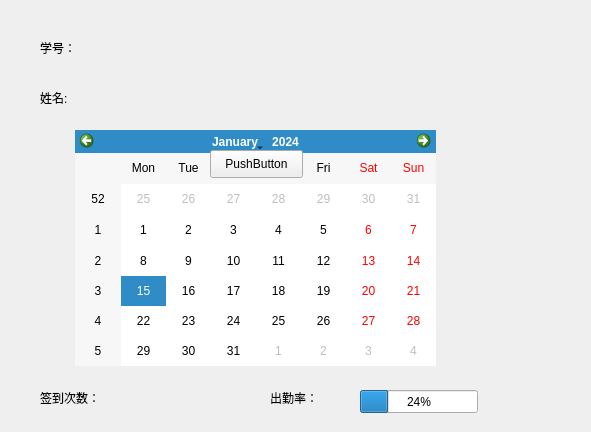
<?xml version="1.0" encoding="UTF-8"?>
<ui version="4.0">
 <class>Person</class>
 <widget class="QWidget" name="Person">
  <property name="geometry">
   <rect>
    <x>0</x>
    <y>0</y>
    <width>591</width>
    <height>432</height>
   </rect>
  </property>
  <property name="windowTitle">
   <string>Form</string>
  </property>
  <widget class="QCalendarWidget" name="calendarWidget">
   <property name="geometry">
    <rect>
     <x>75</x>
     <y>130</y>
     <width>361</width>
     <height>236</height>
    </rect>
   </property>
  </widget>
  <widget class="QLabel" name="label">
   <property name="geometry">
    <rect>
     <x>40</x>
     <y>40</y>
     <width>72</width>
     <height>15</height>
    </rect>
   </property>
   <property name="text">
    <string>学号：       </string>
   </property>
  </widget>
  <widget class="QLabel" name="label_2">
   <property name="geometry">
    <rect>
     <x>40</x>
     <y>90</y>
     <width>101</width>
     <height>16</height>
    </rect>
   </property>
   <property name="text">
    <string>姓名: </string>
   </property>
  </widget>
  <widget class="QLabel" name="label_3">
   <property name="geometry">
    <rect>
     <x>40</x>
     <y>390</y>
     <width>121</width>
     <height>16</height>
    </rect>
   </property>
   <property name="text">
    <string>签到次数：          </string>
   </property>
  </widget>
  <widget class="QProgressBar" name="progressBar">
   <property name="geometry">
    <rect>
     <x>360</x>
     <y>390</y>
     <width>118</width>
     <height>23</height>
    </rect>
   </property>
   <property name="value">
    <number>24</number>
   </property>
  </widget>
  <widget class="QLabel" name="label_4">
   <property name="geometry">
    <rect>
     <x>270</x>
     <y>390</y>
     <width>72</width>
     <height>15</height>
    </rect>
   </property>
   <property name="text">
    <string>出勤率：</string>
   </property>
  </widget>
  <widget class="QWidget" name="widget" native="true">
   <property name="geometry">
    <rect>
     <x>0</x>
     <y>0</y>
     <width>601</width>
     <height>431</height>
    </rect>
   </property>
   <property name="styleSheet">
    <string notr="true">border-image: url(:/page/3.jpg);</string>
   </property>
  </widget>
  <widget class="QPushButton" name="pushButton">
   <property name="geometry">
    <rect>
     <x>210</x>
     <y>150</y>
     <width>93</width>
     <height>28</height>
    </rect>
   </property>
   <property name="text">
    <string>PushButton</string>
   </property>
  </widget>
  <zorder>widget</zorder>
  <zorder>calendarWidget</zorder>
  <zorder>label</zorder>
  <zorder>label_2</zorder>
  <zorder>label_3</zorder>
  <zorder>progressBar</zorder>
  <zorder>label_4</zorder>
  <zorder>pushButton</zorder>
 </widget>
 <resources/>
 <connections/>
</ui>
